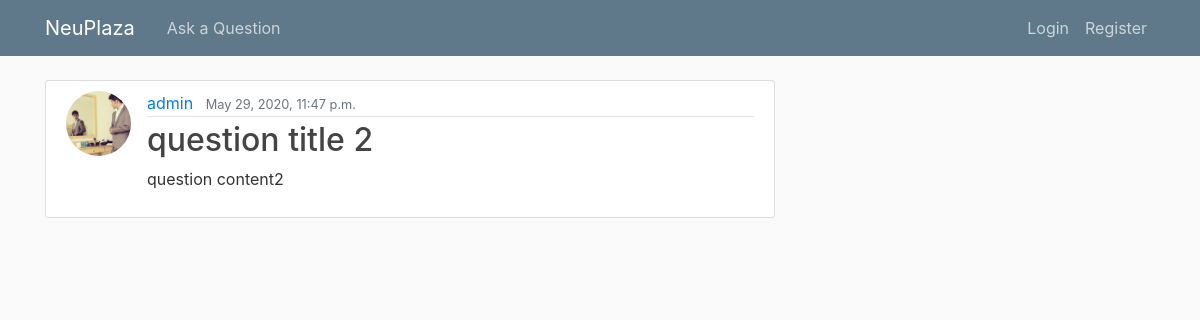
Screenshot of /question/2/ with the database file from the repository.
### question/models.py (models this page shows, shortened)
class Question(models.Model):
    user = models.ForeignKey(User, on_delete=models.CASCADE, null=True)
    questionTitle = models.CharField(max_length=120)
    questionContent = models.CharField(max_length=300)
    acceptanceStatus = models.BooleanField(default=False)
    createdDate = models.DateTimeField(default=timezone.now)

### users/models.py (models this page shows, shortened)
class Profile(models.Model):
    user = models.OneToOneField(User, on_delete=models.CASCADE)
    image = models.ImageField(default='default.jpg', upload_to='profile_pics')

### question/views.py (the view)
# urls.py: path('question/<int:pk>/', QuestionDetailView.as_view(), name='detail-question'),
class QuestionDetailView(DetailView):
    model = Question

### question/templates/question/Question_detail.html (shortened to what this page needs)
{% extends "question/base.html" %}
{% block content %}
  <article class="media content-section">
    <img class="rounded-circle article-img" src="{{ object.user.profile.image.url }}">
    <div class="media-body">
      <div class="article-metadata">
        <a class="mr-2" href="#">{{question.user.username}}</a>
        <small class="text-muted">{{ object.createdDate }}</small>
      </div>
      <h2 class="article-title">{{ object.questionTitle }}</h2>
      <p class="article-content">{{ object.questionContent }}</p>
    </div>
  </article>
{% endblock content %}

### question/static/question/main.css (style rules this page uses)
body { background: #fafafa; color: #333333; margin-top: 5rem; }
h1, h2, h3, h4, h5, h6 { color: #444444; }
.content-section { background: #ffffff; padding: 10px 20px; border: 1px solid #dddddd; border-radius: 3px; margin-bottom: 20px; }
.article-title { color: #444444; }
.article-content { white-space: pre-line; }
.article-img { height: 65px; width: 65px; margin-right: 16px; }
.article-metadata { padding-bottom: 1px; margin-bottom: 4px; border-bottom: 1px solid #e3e3e3 }

### rows the page displays
Question: user.profile.image (picture), user.username "admin", createdDate "May 29, 2020, 11:47 p.m.", questionTitle "question title 2", questionContent "question content2"
